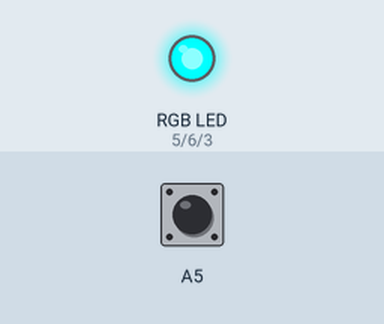
Simulated run of this sketch. Board: Arduino Uno, built with avr-gcc and run on an emulated ATmega328P. Shown: an RGB LED mixed from three pins (HIGH = lit). The test bench sets the inputs (shaded band); at power-on: A5 HIGH.

Above: at 0.1 s.
At 0.6 s:
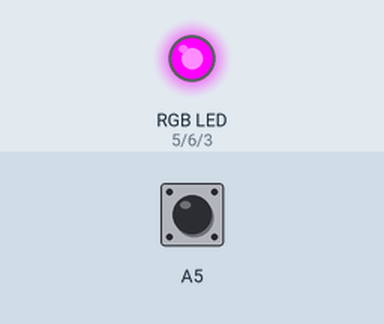
At 1.6 s:
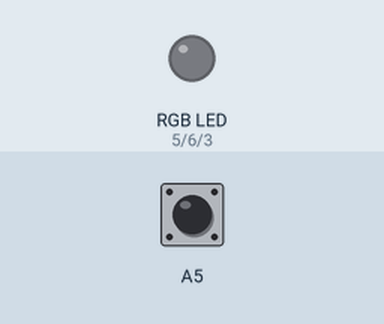
At 2.1 s:
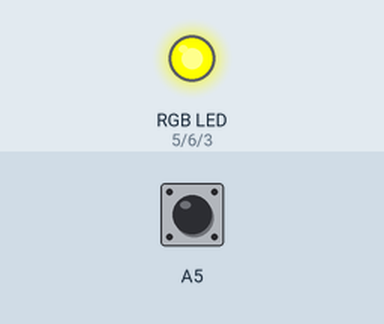
Timing chart, 0 to 3.6 s (numbered marks = the images above):
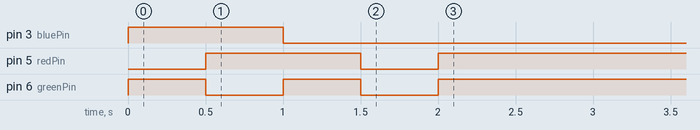

The sketch:

rgbled.ino
```cpp
/*
 * Cycles a three-LED common-anode package through the rainbow.
 *
 * Demonstrates fading multiple outputs, common-anode wiring, and the
 * use of functions to repeat similar tasks.
 *
 * Often, individual LEDs are wired in an "active high" configuration, so
 * a LOW output will cause the LED to turn off, and a HIGH output will
 * allow current to flow through the lamp.  Sometimes, packages of LEDs
 * will have a single ground pin for all of the diodes, called a "common
 * cathode."  These work on this same HIGH=ON, LOW=OFF principle.  You
 * just have to connect all of the positive legs of the diodes to their
 * respective output pins, and the common cathode goes to the ground.
 *
 * Other packages use the opposite wiring plan, offering a "common
 * anode."  You have to wire the shared pin to the +VDC source, and put
 * the resistors and diodes below the source.  To light the lamp, you set
 * the output LOW, and to extinguish the lamp, you set the output HIGH.
 * Signals which do useful things when given a low value are sometimes
 * called "active low."
 *
 * Wire a common-anode RGB LED package such that the anode connects to
 * the Arduino's +5V pin, and the other pins go to three PWM outputs to
 * allow for fading:  digital output pins 3, 5 and 6.  Don't forget to
 * put a resistor in series with every LED, or you'll burn it out!
 *
 * Ed Halley <ed@halley.cc>
 */

// Select which PWM-capable pins are to be used.
int redPin = 5;
int greenPin = 6;
int bluePin = 3;


// A function to fade UP an active-low or common-anode output.
// Optionally, specify a short delay value to slow the loop.
// (This would fade down an LED that was active high.)
//
void fadeUp(int pin, int d = 10)
{
  int i;
  for (i = 255; i >= 0; i--)
  {
    analogWrite(pin, i);
    delay(d);
  }
}

// A function to fade DOWN an active-low or common-anode output.
// Optionally, specify a short delay value to slow the loop.
// (This would fade up an LED that was active high.)
//
void fadeDown(int pin, int d = 10)
{
  int i;
  for (i = 0; i <= 255; i++)
  {
    analogWrite(pin, i);
    delay(d);
  }
}

// Set up our outputs, and give full high values so the
// LEDs start off.  Then fade in the blue LED.
//
void setup()
{
  pinMode(redPin, OUTPUT);
  pinMode(greenPin, OUTPUT);
  pinMode(bluePin, OUTPUT);
  pinMode(A5, INPUT);
  digitalWrite(A5, HIGH);

    analogWrite(redPin, 0);
  analogWrite(greenPin, 255);
  analogWrite(bluePin, 255);

delay(500);

    analogWrite(redPin, 255);
  analogWrite(greenPin, 0);
  analogWrite(bluePin, 255);

delay(500)    ;
analogWrite(redPin, 255);
  analogWrite(greenPin, 255);
  analogWrite(bluePin, 0);

delay(500);
  analogWrite(redPin, 0);
  analogWrite(greenPin, 0);
  analogWrite(bluePin, 0);
delay(500);
  analogWrite(redPin, 255);
  analogWrite(greenPin, 255);
  analogWrite(bluePin, 255);


  //fadeUp(bluePin);
 // fadeUp(greenPin);
  //fadeUp(redPin);
}

// The cycle of ramps will go through all of the primary
// and secondary hues in the RGB rainbow, and repeat.
//
void loop()
{
  /*
   fadeUp(redPin);

  fadeUp(greenPin);
    fadeUp(bluePin);
   fadeDown(redPin);
  fadeDown(greenPin);


  fadeDown(bluePin);


*/

  //analogWrite(redPin, 0);


  int btn = digitalRead(A5);
  if(btn == HIGH)
  {
    analogWrite(bluePin, 0);
        analogWrite(greenPin, 255);

  }
  else
  {
    analogWrite(greenPin, 0);
    analogWrite(bluePin, 255);
  }
}
```
